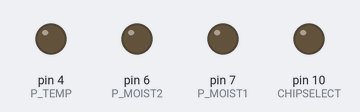
Bench run of a sketch on a simulated Arduino Uno, built with avr-gcc and run on an emulated ATmega328P. Shown: output pins drawn as LEDs (lit = HIGH). The local clock reads 2024-03-15 10:24:30 at power-on unless the sketch sets it; storage starts empty; what the sketch prints to the serial monitor is not drawn.

Above: at 0.3 s.
Timing chart, 0 to 1.8 s (numbered marks = the images above):
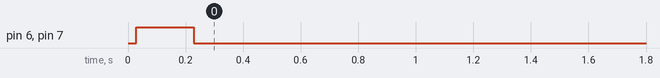

Measured:
- by itself, pin 6 (P_MOIST2), pin 7 (P_MOIST1): LOW → HIGH at 0.03 s, → LOW 0.20 s later

The sketch:

sketch.ino
```cpp
/* Temperature and moisture logger
 *
 * A datalogger for soil moisture and temperature.
 * Date and time functions are working using a DS1307 RTC connected via I2C.
 * The data are logged on a FAT16/32 formatted SD card in a readable format.
 *
 * Sensor Pinmap
 * -------------
 *
 * Moisture sensor 1        -       ADC0
 * Moisture sensor 2        -       ADC1
 * Moisture sensor 3        -       ADC2
 * Temperature sensor 1     -       ADC3
 *
 * Sensor Powerpins (Output!)
 * ----------------
 *
 * The temperaturesensors share a common powerpin while the moisture sensors need
 * to be powered seperatly.
 *
 * Moisture sensor 1        -       PD7
 * Moisture sensor 2        -       PD6
 * Temperature sensors     -       PD4
 *
 * Developer: aaron@duckpond.ch
 *
 * TODO: Convert the sleepmode and wdt stuff from plain c to arduino language.
 * TODO: Optimize powersaving (partly done)
 * TODO: Adjust the lookuptable to Ub=4.3V
 */
#include<SPI.h>
#include<SD.h>
#include<RTClib.h>
#include<LowPower.h>
#include<Wire.h>
#include<avr/pgmspace.h>
#include<avr/sleep.h>
#include<avr/wdt.h>
#include<avr/power.h>

/* Defines */
#define P_MOIST1        7
#define P_MOIST2        6
#define P_TEMP          4

#define M1              A0
#define M2              A1
#define T1              A2
#define T2              A3

#define CHIPSELECT      10
#define WDT_FREQ        6
#define CSV_SEP         ", "
#define CSV_NL          "; "
#define LINUX
#define DEBUG

#define TEMP_UPPER_BOUNDARY 917
#define TEMP_LOWER_BOUNDARY 183

/* Makros */
#ifdef WINDOWS
    #define NEWLINE "\r\n"
#endif

#ifdef LINUX
    #define NEWLINE "\n"
#endif

/* Global variables */

// Lookuptable, where index [i] = °C, adc values from -10°C to 100°C
//TODO: Make sure this stuff goes to PROGMEM
const int adc_values[] = { 183,190,198,206,214,222,230,238,247,256,264,273,282,291,301,310,319,329,339,348,358,368,378,388,397,407,417,427,437,447,457,467,476,486,496,506,515,525,534,543,553,562,571,580,589,598,606,615,623,632,640,648,656,663,671,679,686,693,700,707,714,721,728,734,740,747,753,759,764,770,776,781,786,792,797,802,807,811,816,820,825,829,833,838,842,845,849,853,857,860,864,867,870,874,877,880,883,886,888,891,894,897,899,902,904,906,909,911,913,915,917 };

RTC_DS1307 RTC;

String dateStamp;
String s = "";

File logFile;

/***************************************************
 *  Name:        gen_date_stamped_dataline()
 *
 *  Returns:     String with time & date & temp & moist
 *
 *  Parameters:  DateTime structure
 *
 *  Description: Generate a string containing the time and date
 *               aswell as the temperature and moisture set up
 *               in a csv line.
 *
 ***************************************************/
String gen_date_stamped_dataline(DateTime now)
{
    s = "";

    // Append time to a string
    s += now.year();
    s += "-";
    s += now.month();
    s += "-";
    s += now.day();
    s += CSV_SEP;
    s += now.hour();
    s += ":";
    s += now.minute();
    s += ":";
    s += now.second();
    s += CSV_SEP;

    // Now append the measured data
    s += read_moisture();
    s += CSV_SEP;
    s += read_temperature();

    // New csv line
    s += CSV_NL;

    return s;
}

/***************************************************
 *  Name:        read_temperaure()
 *
 *  Returns:     String with the temperature value
 *
 *  Parameters:  Nothing
 *
 *  Description: Read the analog value of the temperature
 *               sensor and convert it using the adc lookuptable.
 *
 ***************************************************/
String read_temperature(void)
{
    String str = "";
    int temp[2];

    digitalWrite(P_TEMP, HIGH);         // Enable senor power

    temp[0] = analogRead(T1);           // Read temperature sensors
    temp[1] = analogRead(T2);

    digitalWrite(P_TEMP, LOW);          // Disable senor power

    //str += String(convert_advalue_to_temperature(temp[0]));
    //str += ", ";
    //str += String(convert_advalue_to_temperature(temp[1]));
    str += String(temp[0]);
    str += ", ";
    str += String(temp[1]);

    return str;
}

/***************************************************
 *  Name:        convert_advlaue_to_temperature()
 *
 *  Returns:     String with the moisture value
 *
 *  Parameters:  Nothing
 *
 *  Description: Read the analog value of the moisture sensor
 *
 ***************************************************/
String convert_advalue_to_temperature(int value)
{
    int i = 0;
    int out = 0;

    if(value < TEMP_LOWER_BOUNDARY || value > TEMP_UPPER_BOUNDARY){ // Boundary check
        return ("Error:" + String(value));
    }else{
        for(i = 0; value >= adc_values[i]; i++);                  // Find the corresponding temperature
        out = (i - 10);
    }

    return String(out);
}

/***************************************************
 *  Name:        read_moisture()
 *
 *  Returns:     String with the moisture value
 *
 *  Parameters:  Nothing
 *
 *  Description: Read the analog value of the moisture sensor
 *
 *  TODO: Test the sensor to find the boundarys.
 *
 ***************************************************/
String read_moisture(void)
{
    String moist = "";
    int i = 0;

    digitalWrite(P_MOIST1, HIGH);   // Enable senor power
    digitalWrite(P_MOIST2, HIGH);

    delay(200);                     // Wait for the Sensor to boot up

    moist += analogRead(M1);        // Read the moisture sensors
    moist += ", ";
    moist += analogRead(M2);

    digitalWrite(P_MOIST1, LOW);    // Disable senor power
    digitalWrite(P_MOIST2, LOW);

    return moist;
}

/***************************************************
 *  Name:        setup()
 *
 *  Returns:     Nothing
 *
 *  Parameters:  Nothing
 *
 *  Description: Initialize the device on start
 *
 ***************************************************/
void setup(void)
{
#ifdef DEBUG
    Serial.begin(9600); // init serial interface
#endif
    pinMode(CHIPSELECT, OUTPUT); // Configure the following pins as output
    pinMode(P_MOIST1,   OUTPUT);
    pinMode(P_MOIST2,   OUTPUT);
    pinMode(P_TEMP,     OUTPUT);

    Wire.begin();
    RTC.begin();        // init real time clock

    // Uncoment this to automatically set the compile time! Make sure to comment it out again!
    //RTC.adjust(DateTime(__DATE__, __TIME__));

    // Check if SD card is present and readable
    if(!SD.begin(CHIPSELECT)){
#ifdef DEBUG
        Serial.println("[ERROR]: SDcard failed or not present!");
#endif
        while(1);   // Error case, do nothing
    }

    // Check if rtc is running
    if (!RTC.isrunning()){
#ifdef DEBUG
        Serial.println("[ERROR]: RTC is NOT running!");
#endif
    }

    // Open the logfile on the SDcard
    logFile = SD.open("logfile.csv", FILE_WRITE);

    // Check if logfile is readable
    if(!logFile){
#ifdef DEBUG
        Serial.println("[ERROR]: Logfile corrupted!");
#endif
        while(1);   // Error case, do nothing
    }

    //clock_prescale_set(clock_div_256); // reduce sysclock to the minimum (due to power saving)
}

/***************************************************
 *  Name:        sleep
 *
 *  Returns:     nothing
 *
 *  Parameters:  uint16_t minutes
 *
 *  Description: Let the system sleep in pwr down mode
 *               for n minutes.
 *
 ***************************************************/
void sleep(uint16_t minutes)
{
    uint16_t n = (8*minutes);       // 1min =~ 64s

    for(int i = 0; i < n; i++) {
        LowPower.powerDown(SLEEP_8S, ADC_OFF, BOD_OFF);
    }
}


/***************************************************
 *  Name:        loop()
 *
 *  Returns:     Nothing
 *
 *  Parameters:  Nothing
 *
 *  Description: Main loop
 *
 ***************************************************/
void loop(void)
{
    DateTime now = RTC.now();                   // Read Time
    dateStamp = gen_date_stamped_dataline(now); // Generate date stamp
#ifdef DEBUG
    Serial.println(dateStamp);                  // Debug on serial port
#endif
    logFile.println(dateStamp);                 // Write data to the logfile
    logFile.flush();                            // Save changes on the sdcard
    sleep(30);                                  // Power down for 30min
}
```
